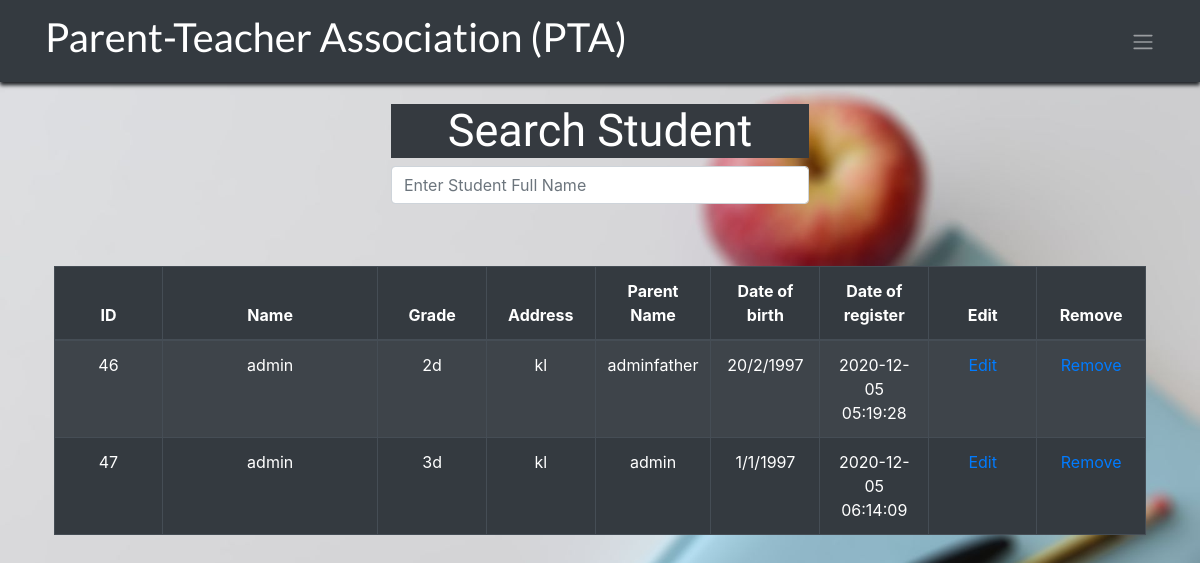
/institution/show_data/search-students.php (signed in), run on the app's committed database.
### tables this page shows
CREATE TABLE `students` (
  `id` int(11) NOT NULL,
  `school_id` int(11) DEFAULT NULL,
  `username` text DEFAULT NULL,
  `password` text DEFAULT NULL,
  `name` text DEFAULT NULL,
  `grade` text DEFAULT NULL,
  `date_of_birth` text DEFAULT NULL,
  `address` text DEFAULT NULL,
  `date_of_register` timestamp NOT NULL DEFAULT current_timestamp()
);

CREATE TABLE `parents` (
  `id` int(11) NOT NULL,
  `username` text NOT NULL,
  `password` text NOT NULL,
  `name` text NOT NULL,
  `email` text NOT NULL,
  `address` text NOT NULL,
  `number` text NOT NULL,
  `date_of_register` timestamp NOT NULL DEFAULT current_timestamp(),
  `school_id` int(11) DEFAULT NULL,
  `student_id` int(11) DEFAULT NULL
);

### institution/show_data/search-students.php (the view, shortened to what this page needs)
<!DOCTYPE html>
<html>
<head>
  <link rel="stylesheet" href="https://stackpath.bootstrapcdn.com/bootstrap/4.3.1/css/bootstrap.min.css">
</head>
<body>
    <nav class="navbar navbar-expand-sm bg-dark navbar-dark">
        <div class="container">
            <a class="navbar-brand" href="../welcome.php">
                <h1 class="text-center navtitle">Parent-Teacher Association (PTA)</h1>
            </a>
            <ul class="nav navbar-nav ml-auto">
                <li class="nav-item dropdown ">
                    <a class="navbar-toggler-icon" href="#" id="navbardrop" data-toggle="dropdown"></a>
                </li>
            </ul>
    </nav>
    <div class="container">
    <div class="col-13 col-sm-6 col-md-5 mx-auto" style="padding: 2%;">
        <div class="form-group">
          <h2 class="text-center" style=" font-size: 45px; font-family:'Coustard', serif; color: #FFFFFF; background-color:#353a40;">Search Student</h2>
          <input type="text" name="search" id="search" autocomplete="off" class="form-control" placeholder="Enter Student Full Name">
        </div>
      </div>
    </div>
    <div class="container" style="padding: 2%;">
        <table class="table table-bordered table-striped table-dark" style="width: 100%;">
            <thead>
                <tr>
                    <th style="text-align: center; width: 10%;">ID</th>
                    <th style="text-align: center;width: 20%;">Name</th>
                    <th style="text-align: center;width: 10%;">Grade</th>
                    <th style="text-align: center;width: 10%;">Address</th>
                    <th style="text-align: center;width: 10%;">Parent Name</th>
                    <th style="text-align: center;width: 10%;">Date of birth</th>
                    <th style="text-align: center;width: 10%;">Date of register</th>
                    <th style="text-align: center;width: 10%;">Edit</th>
                    <th style="text-align: center;width: 10%;">Remove</th>
                </tr>
            </thead>
            <tbody>
                <tr>
                    <?php
                    include("../config.php");
                    $query = "SELECT * FROM students ORDER BY name";
                    $result = mysqli_query($connect, $query);
                    if (mysqli_num_rows($result) > 0) {
                        while ($user = mysqli_fetch_array($result)) {
                            if ($user['school_id'] == (int)$_SESSION['id']) {
                            echo "<td align='center'>" . $user['id'] . "</td>";
                            echo "<td align='center'>" . $user['name'] . "</td>";
                            echo "<td align='center'>" . $user['grade'] . "</td>";
                            echo "<td align='center'>" . $user['address'] . "</td>";
                            $query2 = "SELECT name FROM parents WHERE parents.student_id={$user['id'] }";
                            $result2 = mysqli_query($connect, $query2);
                            $user2 = mysqli_fetch_array($result2);
                            echo "<td align='center'>" . $user2['name'] . "</td>";
                            echo "<td align='center'>" . $user['date_of_birth'] . "</td>";
                            echo "<td align='center'>" . $user['date_of_register'] . "</td>";
                            echo ("<td align='center'><a href=\"../edit_data/edit-student.php?student_id=".$user['id']."\">Edit</a></td>");
                            echo ("<td align='center'><a href=\"../remove_data/remove-student.php?student_id=".$user['id']."\">Remove</a></td>");
                            echo "</tr>";
                        }
                    }
                }
                    ?>
        </table>
    </div>
</body>
</html>

### institution/show_data/search-students.php (style rules this page uses)
body { background-image: url("../images/back22.jpg"); background-size: cover; }
.navtitle { font-family: 'Lato', sans-serif; }
.navbar { box-shadow: 0 3px 4px rgba(0, 0, 0, 0.16), 0 3px 4px; }

### data on the page
students: id "46", name "admin", grade "2d", address "kl", parents.name "adminfather", date_of_birth "20/2/1997", date_of_register "2020-12-05 05:19:28"
students: id "47", name "admin", grade "3d", address "kl", parents.name "admin", date_of_birth "1/1/1997", date_of_register "2020-12-05 06:14:09"
